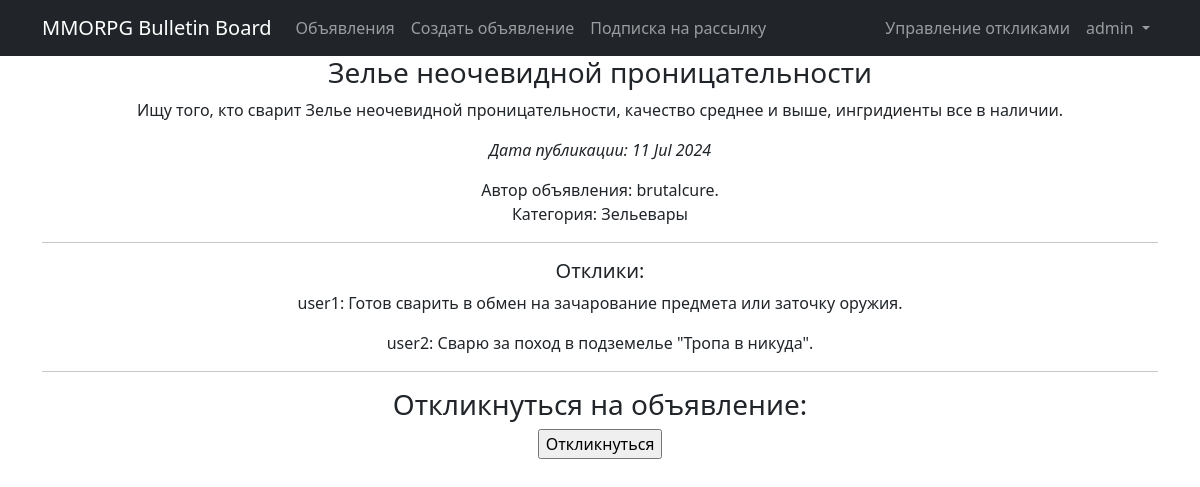
The app's page /ads/5 (signed in) with its own data.
### accounts/models.py (models this page shows)
class User(AbstractUser):
    code = models.CharField(max_length=6, blank=True, null=True, default=None, unique=True)
    subscriber = models.BooleanField(default=False)

### BulletinBoard/models.py (models this page shows, shortened)
class Ad(models.Model):
    author = models.ForeignKey(settings.AUTH_USER_MODEL, on_delete=models.CASCADE)
    adCategory = models.CharField(max_length=20, choices=CATEGORY_CHOICES)
    dateCreation = models.DateTimeField(auto_now_add=True)
    title = models.CharField(max_length=128)
    text = RichTextUploadingField(blank=True, null=True)

class Response(models.Model):
    responseAd = models.ForeignKey(Ad, on_delete=models.CASCADE)
    responseUser = models.ForeignKey(settings.AUTH_USER_MODEL, on_delete=models.CASCADE)
    text = models.TextField()
    dateCreation = models.DateTimeField(auto_now_add=True)
    status = models.CharField(max_length=8, choices=STATUS_CHOICES, default='PENDING')

### BulletinBoard/views.py (the view)
# urls.py: path('<int:pk>', AdDetail.as_view(), name='ad_detail'),
class AdDetail(DetailView):
    model = Ad
    template_name = 'ad_detail.html'
    context_object_name = 'ad_detail'
    queryset = Ad.objects.all()
    def get(self, request, *args, **kwargs):
        if not request.user.is_authenticated:
            return redirect('forbidden')
        return super().get(request, *args, **kwargs)
    def get_context_data(self, **kwargs):
        context = super().get_context_data(**kwargs)
        ads = Ad.objects.get(pk=self.kwargs.get('pk'))
        context['is_author'] = Response.objects.filter(responseAd=ads).filter(responseUser=self.request.user).exists()
        return context

### templates/ad_detail.html (shortened to what this page needs)
{% extends 'flatpages/default.html' %}
{% block content %}
<h3>{{ ad_detail.title }}</h3>
{{ ad_detail.text|safe }}
<p><em>Дата публикации: {{ ad_detail.dateCreation|date:'d M Y' }}</em></p>
Автор объявления: {{ ad_detail.author }}.
<p>Категория: {{ ad_detail.get_adCategory_display }}</p>
<hr>
<div>
    {% if ad_detail.response_set.all %}
        <h5>Отклики:</h5>
        {% for response in ad_detail.response_set.all %}
            <p>
                {{ response.responseUser }}: {{ response.text }}
            </p>
        {% endfor %}
    {% else %}
        <h3>Откликов нет.</h3>
    {% endif %}
</div>
<hr>
{% if user.is_authenticated %}
    {% if not is_author %}
        {% if ad_detail.author != request.user %}
            <h3>Откликнуться на объявление:</h3>
            <form action="{% url 'response_create' pk=ad_detail.id %}" method="post">
                <input type="submit" value="Откликнуться" />
            </form>
        {% endif %}
    {% endif %}
{% endif %}
{% endblock content %}

### templates/flatpages/default.html (shortened to what this page needs)
<!DOCTYPE html>
<html lang="en">
    <head>
        {% load static %}
        <link href="{% static 'css/styles.css' %}" rel="stylesheet" />
    </head>
    <body>
        <nav class="navbar navbar-expand-lg navbar-dark bg-dark static-top">
            <div class="container">
                <a class="navbar-brand" href="{% url 'ad_list' %}">MMORPG Bulletin Board</a>
                <div class="collapse navbar-collapse" id="navbarResponsive">
                    <ul class="navbar-nav ml-auto">
                        <li class="nav-item">
                            <a class="nav-link" href="/ads/">Объявления</a>
                        </li>
                        <li class="nav-item">
                            {% if user.is_authenticated %}
                            <a class="nav-link" href="/ads/create">Создать объявление</a>
                            {% endif %}
                        </li>
                        <li class="nav-item">
                            {% if user.is_authenticated %}
                            <a class="nav-link" href="/ads/subscription/">Подписка на рассылку</a>
                            {% endif %}
                        </li>
                    </ul>
                    <ul class="navbar-nav ms-auto">
                        <li class="nav-item">
                            {% if user.is_authenticated %}
                            <a class="nav-link" href="/ads/responses">Управление откликами</a>
                            {% endif %}
                        </li>
                        <li class="nav-item dropdown">
                            <a class="nav-link dropdown-toggle" id="navbarDropdown" href="#" role="button" data-bs-toggle="dropdown" aria-expanded="false">
                                {% if user.is_authenticated %}
                                {{ user.username }}
                                {% else %}
                                Авторизация
                                {% endif %}
                            </a>
                        </li>
                    </ul>
                </div>
            </div>
        </nav>
        <div class="container">
            <div class="row">
                <div class="col-lg-12 text-center">
                    {% block content %}{% endblock content %}
                </div>
            </div>
        </div>
    </body>
</html>

### records on screen
User: username "admin"
Ad: title "Зелье неочевидной проницательности", text "Ищу того, кто сварит Зелье неочевидной проницательности, качество среднее и выше, ингридиенты все в наличии.", dateCreation "11 Jul 2024", author "brutalcure", adCategory "Зельевары"
Response: responseUser "user1", text "Готов сварить в обмен на зачарование предмета или заточку оружия."
Response: responseUser "user2", text "Сварю за поход в подземелье \"Тропа в никуда\"."
